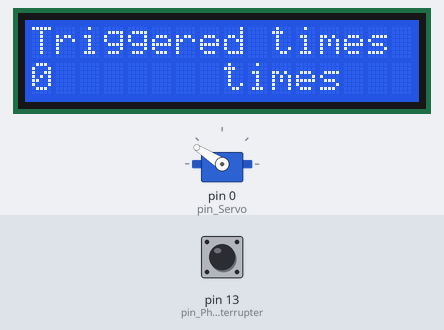
Recording of a sketch running on a simulated Arduino Uno, built with avr-gcc and run on an emulated ATmega328P. Parts: servo, 16×2 character LCD. Inputs (shaded band) come from the test bench; at power-on: pin 13 (pin_Photointerrupter) HIGH.

Above: at 1.2 s.
1.3 s: pin 13 (pin_Photointerrupter) pulled LOW for 0.15 s
At 1.74 s:
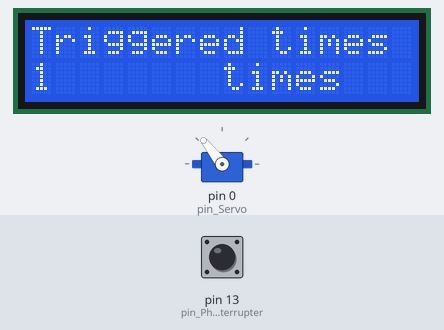
2.0 s: pin 13 (pin_Photointerrupter) pulled LOW for 1 s
At 3.55 s:
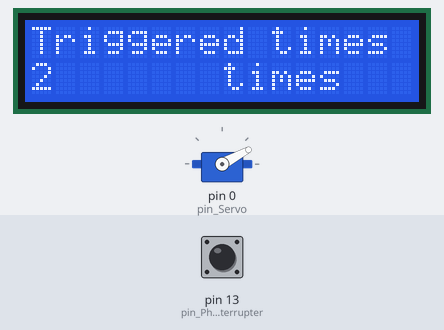
3.6 s: pin 13 (pin_Photointerrupter) pulled LOW for 0.15 s
At 4.16 s:
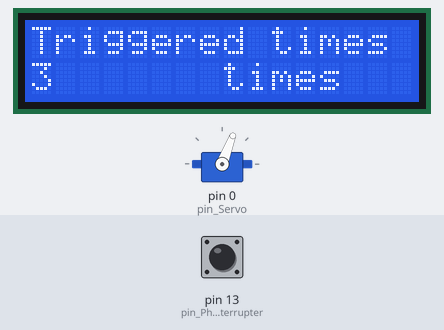
4.3 s: pin 13 (pin_Photointerrupter) pulled LOW for 1 s
At 5.97 s:
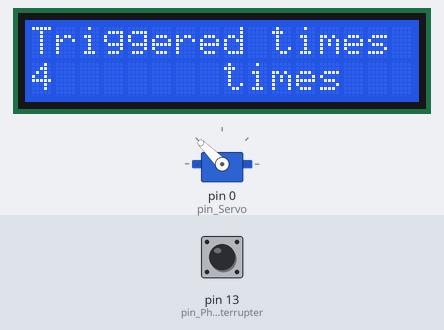
Timing chart, 0 to 9.9 s (numbered marks = the images above; inputs shaded):
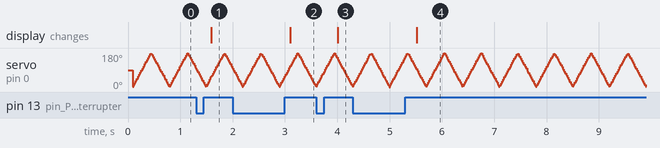

Measured:
- after the input at 1.3 s, the display: changes after 0.30 s (image 1)
- after the input at 2.0 s, the display: changes after 1.1 s (image 2)
- after the input at 3.6 s, the display: changes after 0.41 s (image 3)
- after the input at 4.3 s, the display: changes after 1.2 s (image 4)

The sketch:

fayalab-leaf-phto-I2C-LCD.ino
```cpp
#include <Servo.h>//library
#include <Wire.h> //library
#include <LiquidCrystal_I2C.h>//library

LiquidCrystal_I2C lcd(0x27,16,2);  // set the LCD address to 0x27 for a 16 chars and 2 line display
Servo myServo;
const int pin_Servo=0; //servo pin0 control
const int pin_Photointerrupter = 13;  //photointerrupter pin13 control

//the status of photointerrupter sensor
int StatusPI = 0;
int pre_StatusPI =1;
int counter = 0;
int in_out = 0;// store in/out status
int angle = 0;// the angle for servo

boolean rotate_direction = 0;// the rotation direction of servo

void setup(){
  myServo.attach(pin_Servo); //setup servo
  pinMode(pin_Photointerrupter,INPUT);
  // initialize the lcd
  lcd.init();
  lcd.backlight();
  // Print a message to the LCD.
  lcd.print("Triggered times :");
  lcd.setCursor(8, 1); //set Starting position
  lcd.print("times"); //print counter
}

void loop(){
  if(angle >= 180){  //Change the direction when angle = 180
    rotate_direction = 1;
  }else if(angle <=0){
    rotate_direction = 0;
  }
  if(rotate_direction)
    angle--;
  else
    angle++;
  myServo.write(angle);
  //determine how many times the servo arms wave.
  StatusPI = digitalRead(pin_Photointerrupter);
  if(StatusPI != pre_StatusPI){
    in_out++;
    if(in_out==2){
      //Serial.println(in_out);
      counter++;
      in_out = 0;
    }
  }
  //Print the number with i2c
  //====================================//
  lcd.setCursor(0, 1); //set Starting position
  lcd.print(counter); //print counter
  //====================================//
  pre_StatusPI = StatusPI;
}
```
